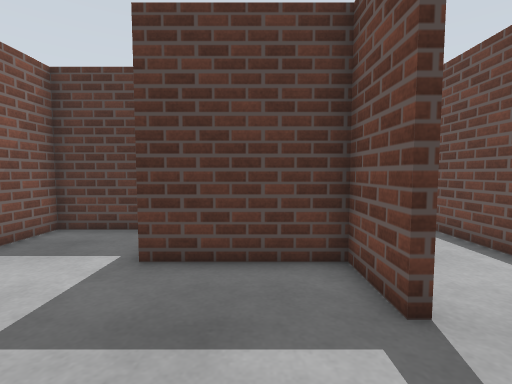
View 1 (above)

15 first-person views from a walk through a world built for the Gazebo simulator. The camera is 0.9 m above the floor, tilts 4° down and sees 85° across. The floor is counted in squares, 0.5 m on a side. Each view is taken from the middle of a square. On the plan, view 1 faces up. The plan holds only what a view shows up to about 15 squares ahead; the rest is blank. The place goes on beyond the plan.

View 2
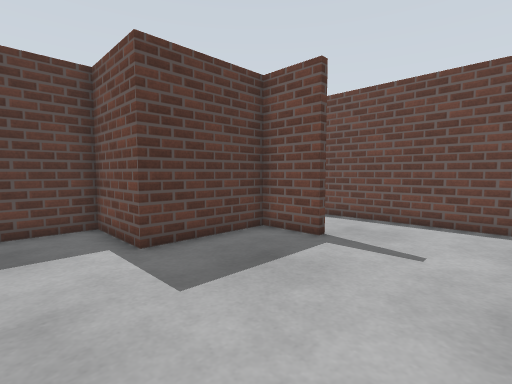

View 3
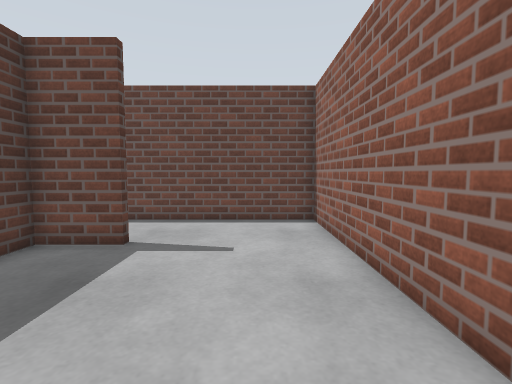

View 4
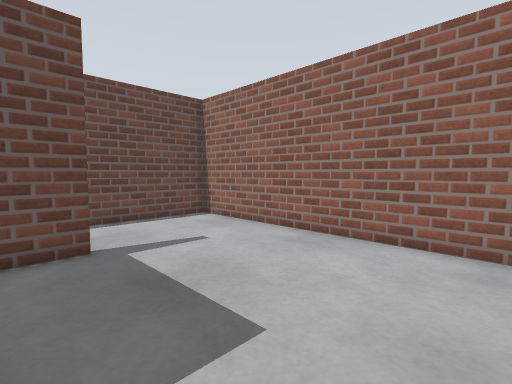

View 5
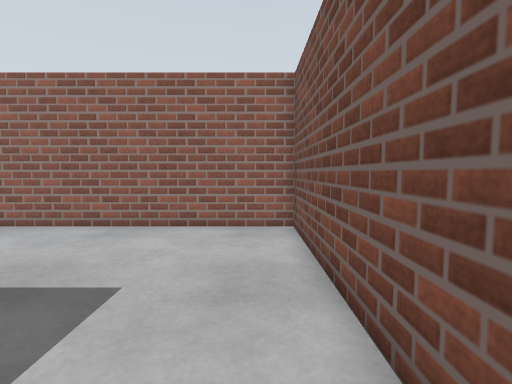

View 6
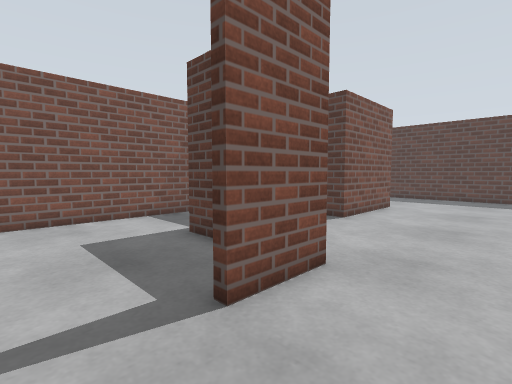

View 7
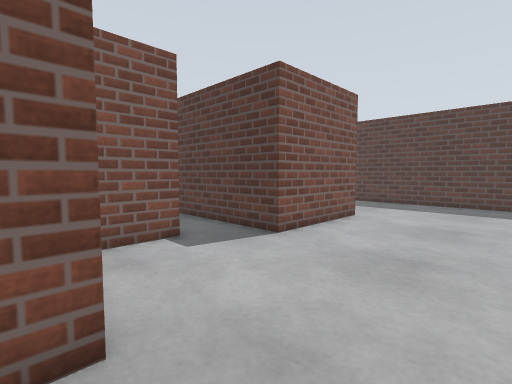

View 8
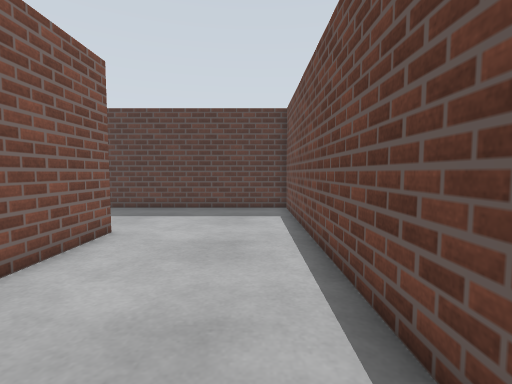

View 9
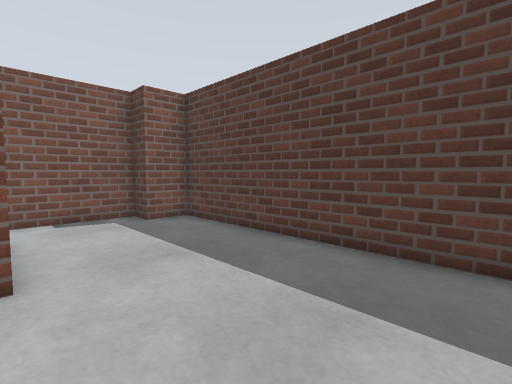

View 10
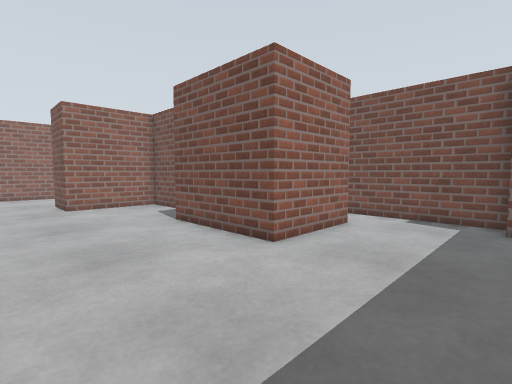

View 11
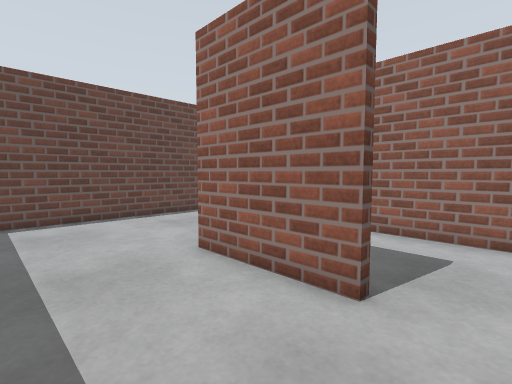

View 12
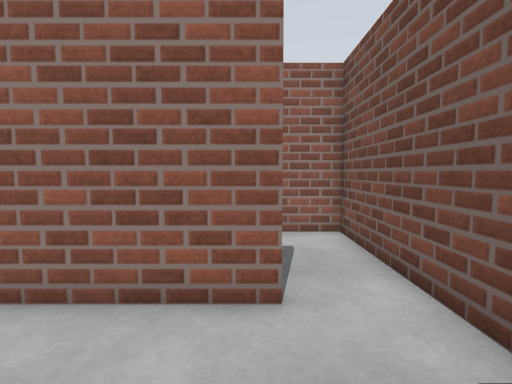

View 13
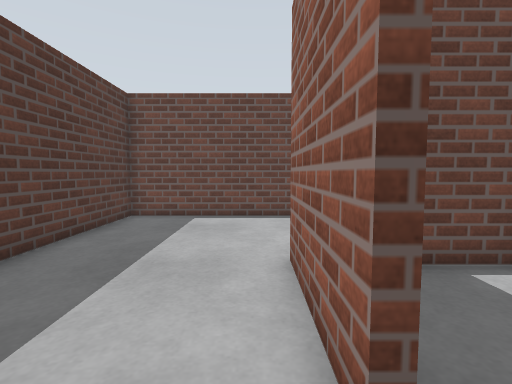

View 14
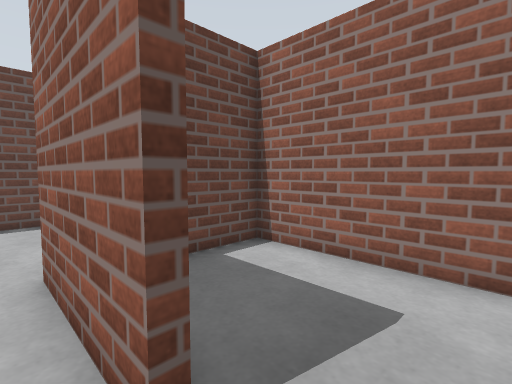

View 15
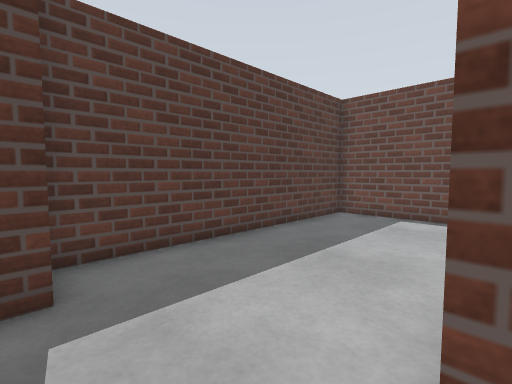

### Floor plan
Ten units are one square. View 1 is at (0, 0); x grows to the right and y downward. Boxes are objects, and circles mark ways between rooms. Rooms are numbered by the first view taken in them; rooms with no view inside come last. Other rooms are left out.
<svg viewBox="-71 -227 132 254">
<path fill="none" stroke="#000" d="M22 -58 22 -33 19 -33 19 -55 -23 -55 -23 -87 -62 -87 -62 22 56 22 56 -65M-44 -163 -3 -163 -3 -113 -15 -113M-20 -91 -20 -66M-12 -58 22 -58M56 -65 56 -222 -53 -222 -53 -205 -66 -205 -66 -165M-44 -159 -44 -163M-66 -165 -66 -116 -7 -116 -7 -139"/>
<circle cx="40" cy="-60" r="3" fill="#2a7"/>
<circle cx="-55" cy="-160" r="3" fill="#2a7"/>
<text x="0" y="-30">1</text>
<text x="10" y="-150">2</text>
<text x="-40" y="-140">3</text>
</svg>
Room 1 opens to room 2. Room 2 opens to room 3.

Where each view was taken, in squares from view 1:
view 1: 0 up, 0 right, facing up
view 2: 1 down, 5 left, facing up-right
view 3: 0 up, 5 left, facing right
view 4: 5 up, 5 left, facing down-right
view 5: 7 up, 5 left, facing down
view 6: 1 up, 5 right, facing up-left
view 7: 5 up, 5 right, facing up-left
view 8: 8 up, 4 right, facing up
view 9: 16 up, 5 right, facing up-left
view 10: 21 up, 5 right, facing down-left
view 11: 20 up, 6 left, facing down-right
view 12: 20 up, 4 left, facing down
view 13: 17 up, 6 left, facing right
view 14: 17 up, 6 left, facing down-right
view 15: 16 up, 6 left, facing up-right
